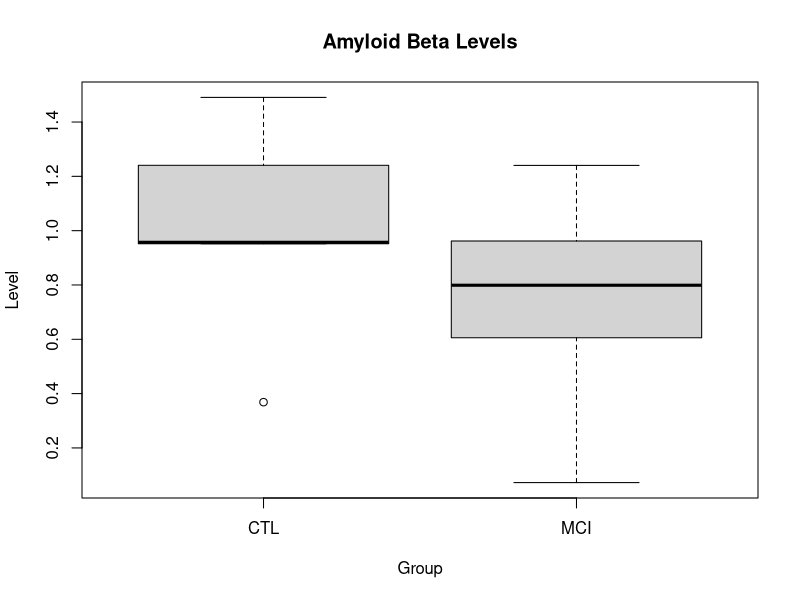
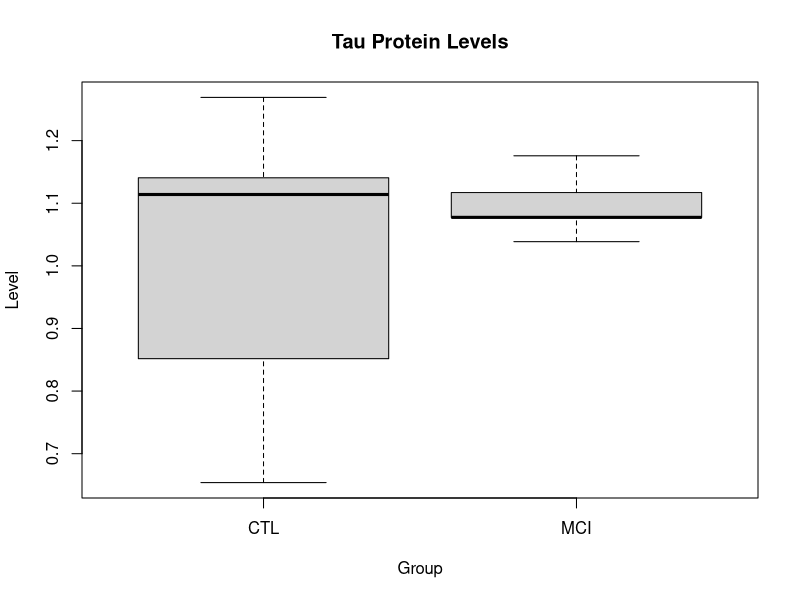
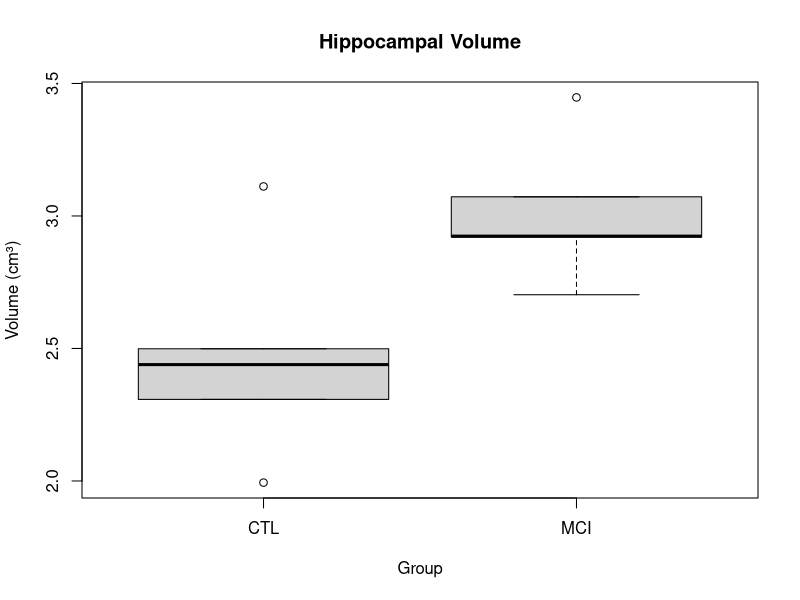

Here is the R script that generated these plots, in order:
# load data
hippocampus <- read.csv(file = "data/small_sample_data.csv")

# Perform t-tests 
t_test_result <- t.test(Amyloid ~ Group, data = hippocampus)
print(t_test_result)

t_test_result <- t.test(Tau ~ Group, data = hippocampus)
print(t_test_result)

t_test_result <- t.test(HippocampalVolume ~ Group, data = hippocampus)
print(t_test_result)

# visualize biomarkers
boxplot(Amyloid ~ Group, data = hippocampus, main = "Amyloid Beta Levels", 
        ylab = "Level")
boxplot(Tau ~ Group, data = hippocampus, main = "Tau Protein Levels", ylab = "Level")
boxplot(HippocampalVolume ~ Group, data = hippocampus, main = "Hippocampal Volume", 
        ylab = "Volume (cm³)")
